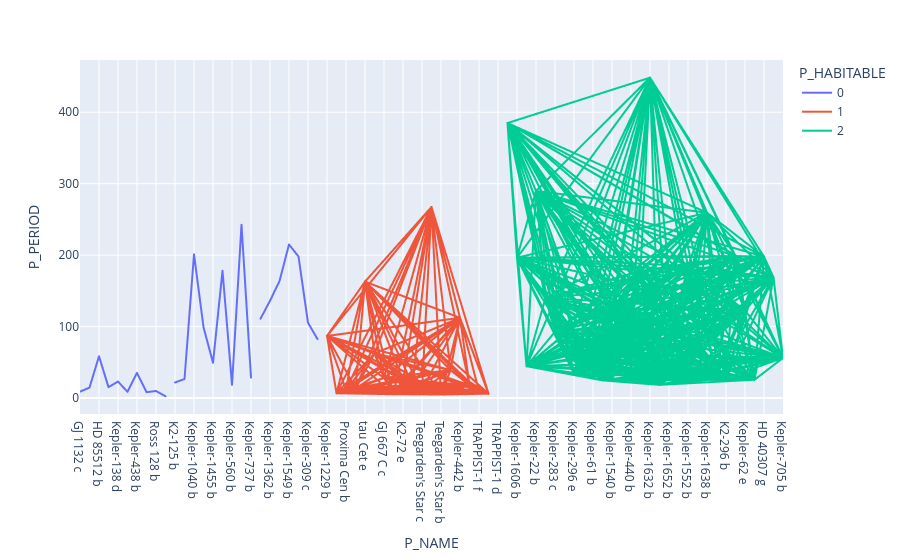

The code cell stored with this chart in its notebook:
### Markdown cell above
**Influence of age of planet(P_PERIOD) on habitability**

### Code cell
fig = px.line(ESI_range, x="P_NAME", y= "P_PERIOD", color = 'P_HABITABLE',line_group="P_TYPE")
fig.show()

### Figure 1 — Plotly figure (JSON) as saved in the notebook; plotly's stock layout.template omitted (floating-point values rounded to 4 significant figures; data arrays with more than 128 entries replaced by an {"elided": "..."} marker saying what was removed)
{"data": [{"hovertemplate": "P_HABITABLE=0<br>P_TYPE=Terran<br>P_NAME=%{x}<br>P_PERIOD=%{y}<extra></extra>", "legendgroup": "0", "line": {"color": "#636efa", "dash": "solid"}, "marker": {"symbol": "circle"}, "mode": "lines", "name": "0", "showlegend": true, "type": "scattergl", "x": ["GJ 1132 c", "GJ 625 b", "HD 85512 b", "K2-72 c", "Kepler-138 d", "Kepler-1649 b", "Kepler-438 b", "Kepler-445 d", "Ross 128 b", "TRAPPIST-1 c"], "xaxis": "x", "y": [8.929, 14.63, 58.43, 15.19, 23.09, 8.689, 35.23, 8.153, 9.866, 2.422], "yaxis": "y"}, {"hovertemplate": "P_HABITABLE=0<br>P_TYPE=Superterran<br>P_NAME=%{x}<br>P_PERIOD=%{y}<extra></extra>", "legendgroup": "0", "line": {"color": "#636efa", "dash": "solid"}, "marker": {"symbol": "circle"}, "mode": "lines", "name": "0", "showlegend": false, "type": "scattergl", "x": ["K2-125 b", "K2-133 e", "Kepler-1040 b", "Kepler-1389 b", "Kepler-1455 b", "Kepler-439 b", "Kepler-560 b", "Kepler-69 c", "Kepler-737 b"], "xaxis": "x", "y": [21.75, 26.58, 201.1, 99.25, 49.28, 178.1, 18.48, 242.5, 28.6], "yaxis": "y"}, {"hovertemplate": "P_HABITABLE=0<br>P_TYPE=Neptunian<br>P_NAME=%{x}<br>P_PERIOD=%{y}<extra></extra>", "legendgroup": "0", "line": {"color": "#636efa", "dash": "solid"}, "marker": {"symbol": "circle"}, "mode": "lines", "name": "0", "showlegend": false, "type": "scattergl", "x": ["Kepler-1058 b", "Kepler-1362 b", "Kepler-1545 b", "Kepler-1549 b", "Kepler-1554 b", "Kepler-309 c", "Kepler-991 b"], "xaxis": "x", "y": [111.0, 136.2, 163.7, 214.9, 198.1, 105.4, 82.53], "yaxis": "y"}, {"hovertemplate": "P_HABITABLE=1<br>P_TYPE=Terran<br>P_NAME=%{x}<br>P_PERIOD=%{y}<extra></extra>", "legendgroup": "1", "line": {"color": "#EF553B", "dash": "solid"}, "marker": {"symbol": "circle"}, "mode": "lines", "name": "1", "showlegend": true, "type": "scattergl", "x": {"elided": "3384 str values"}, "xaxis": "x", "y": {"elided": "3384 float values"}, "yaxis": "y"}, {"hovertemplate": "P_HABITABLE=1<br>P_TYPE=Subterran<br>P_NAME=%{x}<br>P_PERIOD=%{y}<extra></extra>", "legendgroup": "1", "line": {"color": "#EF553B", "dash": "solid"}, "marker": {"symbol": "circle"}, "mode": "lines", "name": "1", "showlegend": false, "type": "scattergl", "x": {"elided": "196 str values"}, "xaxis": "x", "y": {"elided": "196 float values"}, "yaxis": "y"}, {"hovertemplate": "P_HABITABLE=2<br>P_TYPE=Superterran<br>P_NAME=%{x}<br>P_PERIOD=%{y}<extra></extra>", "legendgroup": "2", "line": {"color": "#00cc96", "dash": "solid"}, "marker": {"symbol": "circle"}, "mode": "lines", "name": "2", "showlegend": true, "type": "scattergl", "x": {"elided": "3552 str values"}, "xaxis": "x", "y": {"elided": "3552 float values"}, "yaxis": "y"}], "layout": {"legend": {"title": {"text": "P_HABITABLE"}, "tracegroupgap": 0}, "margin": {"t": 60}, "xaxis": {"anchor": "y", "domain": [0, 1], "title": {"text": "P_NAME"}}, "yaxis": {"anchor": "x", "domain": [0, 1], "title": {"text": "P_PERIOD"}}}}
